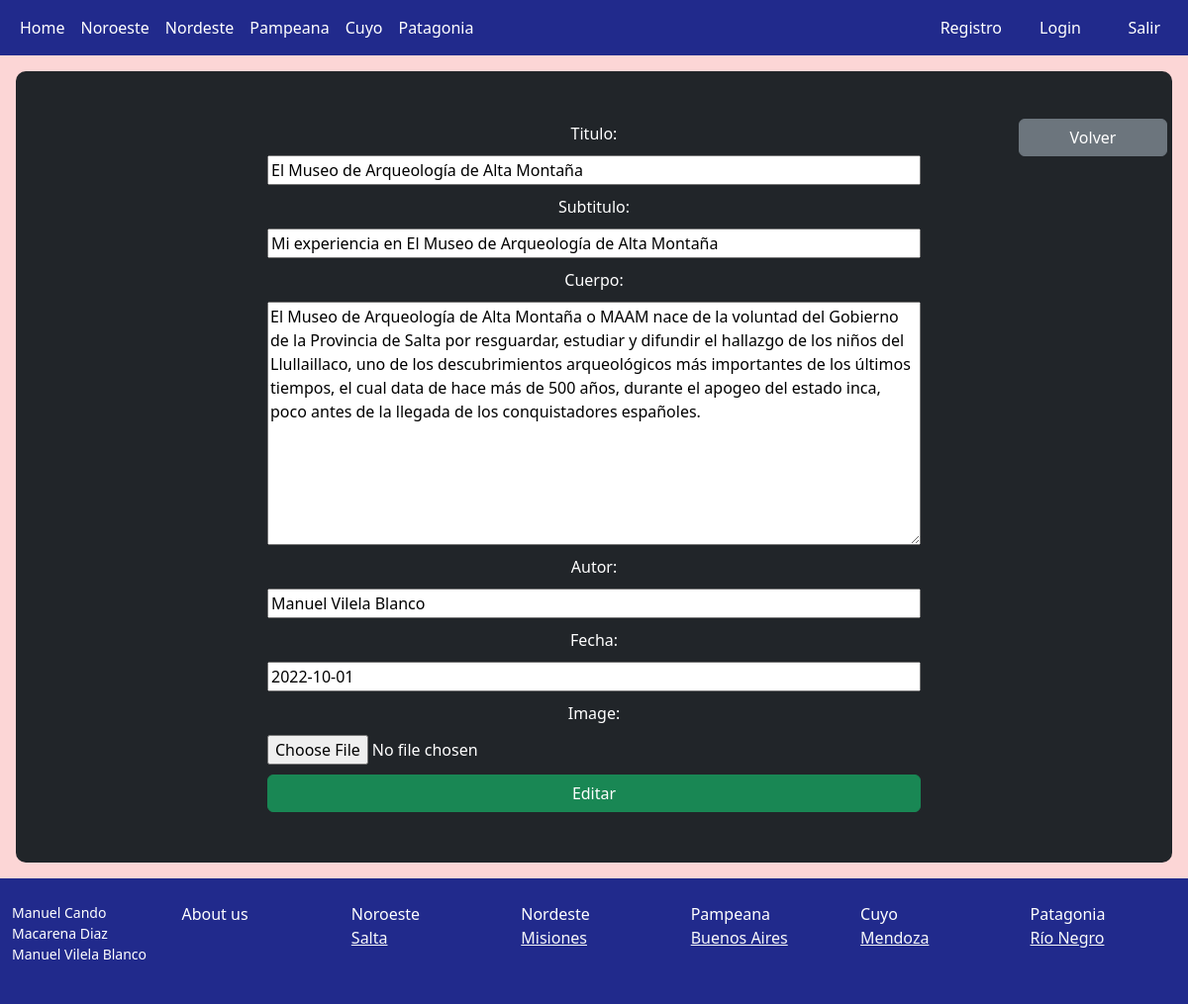
/pages/noroeste/salta/editarblogSalta/18, run on the app's committed database.
### Modelos/models.py (models this page shows)
class BlogsSalta(models.Model):
    titulo = models.CharField(max_length=60)
    subtitulo = models.CharField(max_length=100)
    cuerpo = models.CharField(max_length=1000)
    autor = models.CharField(max_length=40)
    fecha = models.CharField(max_length=40)
    image = models.ImageField(upload_to='blogsalta', null = True, blank = True)

### Modelos/views.py (the view)
# urls.py: path('noroeste/salta/editarblogSalta/<blogsalta_id>', editarblogSalta),
def editarblogSalta(request, blogsalta_id):
    blog = BlogsSalta.objects.get(id = blogsalta_id)
    if request.method == 'POST':
        formulario = editarblogsalta(request.POST, request.FILES)
        if formulario.is_valid():
            informacion = formulario.cleaned_data
            blog.titulo = informacion['titulo']
            blog.subtitulo = informacion['subtitulo']
            blog.cuerpo = informacion['cuerpo']
            blog.autor = informacion["autor"]
            blog.fecha = informacion["fecha"]
            blog.image = informacion["image"]
            blog.save()
            blogsalta = BlogsSalta.objects.all()
            return render(request, "Noroeste/salta.html", {"blogsalta": blogsalta})
    else:
        formulario = editarblogsalta(initial={'titulo': blog.titulo, 'subtitulo': blog.subtitulo, 'cuerpo': blog.cuerpo, "autor": blog.autor, "fecha": blog.fecha, "image": None})
    return render(request, "Noroeste/crud_salta/editarblogSalta.html", {"formulario": formulario})

### Modelos/forms.py
class editarblogsalta(forms.Form):
    titulo = forms.CharField(max_length=60)
    subtitulo = forms.CharField(max_length=100)
    cuerpo = forms.CharField(widget= forms.Textarea(attrs={'height': '200px'}))
    autor = forms.CharField(max_length=40)
    fecha = forms.CharField(max_length=40)
    image = forms.ImageField()

### Modelos/template/Noroeste/crud_salta/editarblogSalta.html (shortened to what this page needs)
{% extends "index.html" %}
{% load static %}
{% block contenido %}
<div class="flex-md-equal w-100 my-md-3 ps-md-3">
    <div class="text-bg-dark me-md-3 pt-3 px-3 pt-md-5 px-md-5 text-center overflow-hidden" style="border-radius: 10px; position: relative; height: 800px">
        <a class="btn btn-secondary" style="width: 150px; position: absolute; right: 5px" href="/pages/noroeste/salta/">Volver</a>
        <form enctype="multipart/form-data" method="POST" class="position-absolute top-50 start-50 translate-middle" style="display: flex; flex-direction: column; width: 700px; gap: 10px; border-radius: 5px; padding: 20px;">{% csrf_token %}
                {{ formulario.as_table }}
            <button type="submit" class="btn btn-success" >Editar</button>
        </form>
    </div>
</div>
{% endblock %}

### data on the page
BlogsSalta: titulo "El Museo de Arqueología de Alta Montaña", subtitulo "Mi experiencia en El Museo de Arqueología de Alta Montaña", cuerpo "El Museo de Arqueología de Alta Montaña o MAAM nace de la voluntad del Gobierno de la Provincia de Salta por resguardar, estudiar y difundir el hallazgo de los niños del Llullaillaco, uno de los descubrimientos arqueológicos más importantes de los últimos tiempos, el cual data de hace más de 500 años, durante el apogeo del estado inca, poco antes de la llegada de los conquistadores españoles.", autor "Manuel Vilela Blanco", fecha "2022-10-01"
